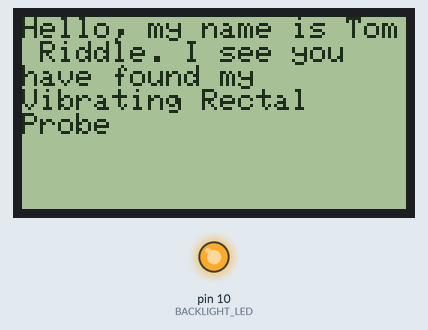
This sketch was run on a simulated Arduino Uno, built with avr-gcc and run on an emulated ATmega328P. Shown: 128×64 one-colour display, output pins drawn as LEDs (lit = HIGH).

Above: at 0.6 s.

The sketch:

LCD_Screen_testing.ino
```cpp
//  *********************
// BME 464, BrachySeed Oscillator, LCD test
// Michael Rees, Rhea Chitalia, Ananya Zutshi, Karthika Rhaa

#include "ST7565.h"

int ledPin =  13;    // LED connected to digital pin 13
int Frequency = 0;
String freq = String(Frequency);

// Define array of Amplitdue and Frequency values
char Amplitude[51] = {'0', '1','2', '3', ' 4', '5', '6', '7', '8', '9', '10', '11', '12', '13', '14', '15', '16', '17', '18', '19', '20', '21', '22', '23', '24', '25', '26', '27', '28', '29', '30', '31', '32', '33', '34', '35', '36', '37', '38', '39', '40', '41', '42', '43', '44', '45', '46', '47', '48', '49', '50' };

//char Frequency[51] = {

// the LCD backlight is connected up to a pin so you can turn it on & off
#define BACKLIGHT_LED 10

// pin 9 - Serial data out (SID)
// pin 8 - Serial clock out (SCLK)
// pin 7 - Data/Command select (RS or A0)
// pin 6 - LCD reset (RST)
// pin 5 - LCD chip select (CS)
ST7565 glcd(9, 8, 7, 6, 5);

//#define LOGO16_GLCD_HEIGHT 16
//#define LOGO16_GLCD_WIDTH  16


void setup() {
  Serial.begin(9600);

  //Serial.print(freeRam());

  // turn on backlight
  pinMode(BACKLIGHT_LED, OUTPUT);
  digitalWrite(BACKLIGHT_LED, HIGH);

  // initialize and set the contrast to 0x18
  glcd.begin(0x18);
  glcd.clear();

  // draw a string at location (0,0)
  //glcd.drawstring(0, 0, "Welcome to           BrachyVision Mark 1");
  glcd.drawstring(0, 0, "Hello, my name is Tom Riddle. I see you   have found my        Vibrating Rectal     Probe");
  glcd.display();
  delay(2000);
  glcd.clear();

}

void loop() {
  /*
  glcd.drawstring(0, 0, "Amplitude");
  glcd.display();
  glcd.drawstring(15, 0, freq);
  glcd.display();
  */
  //glcd::drawLine(0, 5, 0, 5);

}
```
